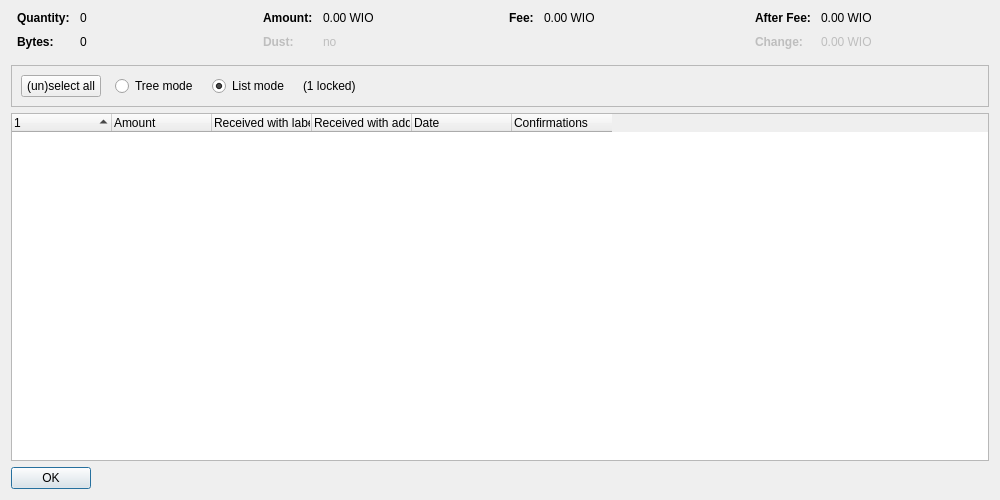
<?xml version="1.0" encoding="UTF-8"?>
<ui version="4.0">
 <class>CoinControlDialog</class>
 <widget class="QDialog" name="CoinControlDialog">
  <property name="geometry">
   <rect>
    <x>0</x>
    <y>0</y>
    <width>1000</width>
    <height>500</height>
   </rect>
  </property>
  <property name="windowTitle">
   <string>Coin Selection</string>
  </property>
  <layout class="QVBoxLayout" name="verticalLayout">
   <item>
    <layout class="QHBoxLayout" name="horizontalLayoutTop" stretch="0,0,0,0">
     <property name="topMargin">
      <number>0</number>
     </property>
     <property name="bottomMargin">
      <number>10</number>
     </property>
     <item>
      <layout class="QFormLayout" name="formLayoutCoinControl1">
       <property name="horizontalSpacing">
        <number>10</number>
       </property>
       <property name="verticalSpacing">
        <number>10</number>
       </property>
       <property name="leftMargin">
        <number>6</number>
       </property>
       <property name="rightMargin">
        <number>6</number>
       </property>
       <item row="0" column="0">
        <widget class="QLabel" name="labelCoinControlQuantityText">
         <property name="font">
          <font>
           <weight>75</weight>
           <bold>true</bold>
          </font>
         </property>
         <property name="text">
          <string>Quantity:</string>
         </property>
        </widget>
       </item>
       <item row="0" column="1">
        <widget class="QLabel" name="labelCoinControlQuantity">
         <property name="cursor">
          <cursorShape>IBeamCursor</cursorShape>
         </property>
         <property name="contextMenuPolicy">
          <enum>Qt::ActionsContextMenu</enum>
         </property>
         <property name="text">
          <string notr="true">0</string>
         </property>
         <property name="textInteractionFlags">
          <set>Qt::LinksAccessibleByMouse|Qt::TextSelectableByKeyboard|Qt::TextSelectableByMouse</set>
         </property>
        </widget>
       </item>
       <item row="1" column="0">
        <widget class="QLabel" name="labelCoinControlBytesText">
         <property name="font">
          <font>
           <weight>75</weight>
           <bold>true</bold>
          </font>
         </property>
         <property name="text">
          <string>Bytes:</string>
         </property>
        </widget>
       </item>
       <item row="1" column="1">
        <widget class="QLabel" name="labelCoinControlBytes">
         <property name="cursor">
          <cursorShape>IBeamCursor</cursorShape>
         </property>
         <property name="contextMenuPolicy">
          <enum>Qt::ActionsContextMenu</enum>
         </property>
         <property name="text">
          <string notr="true">0</string>
         </property>
         <property name="textInteractionFlags">
          <set>Qt::LinksAccessibleByMouse|Qt::TextSelectableByKeyboard|Qt::TextSelectableByMouse</set>
         </property>
        </widget>
       </item>
      </layout>
     </item>
     <item>
      <layout class="QFormLayout" name="formLayoutCoinControl2">
       <property name="horizontalSpacing">
        <number>10</number>
       </property>
       <property name="verticalSpacing">
        <number>10</number>
       </property>
       <property name="leftMargin">
        <number>6</number>
       </property>
       <property name="rightMargin">
        <number>6</number>
       </property>
       <item row="0" column="0">
        <widget class="QLabel" name="labelCoinControlAmountText">
         <property name="font">
          <font>
           <weight>75</weight>
           <bold>true</bold>
          </font>
         </property>
         <property name="text">
          <string>Amount:</string>
         </property>
        </widget>
       </item>
       <item row="0" column="1">
        <widget class="QLabel" name="labelCoinControlAmount">
         <property name="cursor">
          <cursorShape>IBeamCursor</cursorShape>
         </property>
         <property name="contextMenuPolicy">
          <enum>Qt::ActionsContextMenu</enum>
         </property>
         <property name="text">
          <string notr="true">0.00 WIO</string>
         </property>
         <property name="textInteractionFlags">
          <set>Qt::LinksAccessibleByMouse|Qt::TextSelectableByKeyboard|Qt::TextSelectableByMouse</set>
         </property>
        </widget>
       </item>
       <item row="1" column="0">
        <widget class="QLabel" name="labelCoinControlLowOutputText">
         <property name="enabled">
          <bool>false</bool>
         </property>
         <property name="font">
          <font>
           <weight>75</weight>
           <bold>true</bold>
          </font>
         </property>
         <property name="text">
          <string>Dust:</string>
         </property>
        </widget>
       </item>
       <item row="1" column="1">
        <widget class="QLabel" name="labelCoinControlLowOutput">
         <property name="enabled">
          <bool>false</bool>
         </property>
         <property name="cursor">
          <cursorShape>IBeamCursor</cursorShape>
         </property>
         <property name="contextMenuPolicy">
          <enum>Qt::ActionsContextMenu</enum>
         </property>
         <property name="text">
          <string notr="true">no</string>
         </property>
         <property name="textInteractionFlags">
          <set>Qt::LinksAccessibleByMouse|Qt::TextSelectableByKeyboard|Qt::TextSelectableByMouse</set>
         </property>
        </widget>
       </item>
      </layout>
     </item>
     <item>
      <layout class="QFormLayout" name="formLayoutCoinControl3">
       <property name="horizontalSpacing">
        <number>10</number>
       </property>
       <property name="verticalSpacing">
        <number>10</number>
       </property>
       <property name="leftMargin">
        <number>6</number>
       </property>
       <property name="rightMargin">
        <number>6</number>
       </property>
       <item row="0" column="0">
        <widget class="QLabel" name="labelCoinControlFeeText">
         <property name="font">
          <font>
           <weight>75</weight>
           <bold>true</bold>
          </font>
         </property>
         <property name="text">
          <string>Fee:</string>
         </property>
        </widget>
       </item>
       <item row="0" column="1">
        <widget class="QLabel" name="labelCoinControlFee">
         <property name="cursor">
          <cursorShape>IBeamCursor</cursorShape>
         </property>
         <property name="contextMenuPolicy">
          <enum>Qt::ActionsContextMenu</enum>
         </property>
         <property name="text">
          <string notr="true">0.00 WIO</string>
         </property>
         <property name="textInteractionFlags">
          <set>Qt::LinksAccessibleByMouse|Qt::TextSelectableByKeyboard|Qt::TextSelectableByMouse</set>
         </property>
        </widget>
       </item>
      </layout>
     </item>
     <item>
      <layout class="QFormLayout" name="formLayoutCoinControl4">
       <property name="horizontalSpacing">
        <number>10</number>
       </property>
       <property name="verticalSpacing">
        <number>10</number>
       </property>
       <property name="leftMargin">
        <number>6</number>
       </property>
       <property name="rightMargin">
        <number>6</number>
       </property>
       <item row="0" column="0">
        <widget class="QLabel" name="labelCoinControlAfterFeeText">
         <property name="font">
          <font>
           <weight>75</weight>
           <bold>true</bold>
          </font>
         </property>
         <property name="text">
          <string>After Fee:</string>
         </property>
        </widget>
       </item>
       <item row="0" column="1">
        <widget class="QLabel" name="labelCoinControlAfterFee">
         <property name="cursor">
          <cursorShape>IBeamCursor</cursorShape>
         </property>
         <property name="contextMenuPolicy">
          <enum>Qt::ActionsContextMenu</enum>
         </property>
         <property name="text">
          <string notr="true">0.00 WIO</string>
         </property>
         <property name="textInteractionFlags">
          <set>Qt::LinksAccessibleByMouse|Qt::TextSelectableByKeyboard|Qt::TextSelectableByMouse</set>
         </property>
        </widget>
       </item>
       <item row="1" column="0">
        <widget class="QLabel" name="labelCoinControlChangeText">
         <property name="enabled">
          <bool>false</bool>
         </property>
         <property name="font">
          <font>
           <weight>75</weight>
           <bold>true</bold>
          </font>
         </property>
         <property name="text">
          <string>Change:</string>
         </property>
        </widget>
       </item>
       <item row="1" column="1">
        <widget class="QLabel" name="labelCoinControlChange">
         <property name="enabled">
          <bool>false</bool>
         </property>
         <property name="cursor">
          <cursorShape>IBeamCursor</cursorShape>
         </property>
         <property name="contextMenuPolicy">
          <enum>Qt::ActionsContextMenu</enum>
         </property>
         <property name="text">
          <string notr="true">0.00 WIO</string>
         </property>
         <property name="textInteractionFlags">
          <set>Qt::LinksAccessibleByMouse|Qt::TextSelectableByKeyboard|Qt::TextSelectableByMouse</set>
         </property>
        </widget>
       </item>
      </layout>
     </item>
    </layout>
   </item>
   <item>
    <widget class="QFrame" name="frame">
     <property name="minimumSize">
      <size>
       <width>0</width>
       <height>40</height>
      </size>
     </property>
     <property name="frameShape">
      <enum>QFrame::StyledPanel</enum>
     </property>
     <property name="frameShadow">
      <enum>QFrame::Sunken</enum>
     </property>
     <layout class="QHBoxLayout" name="horizontalLayout">
      <item>
       <layout class="QHBoxLayout" name="horizontalLayoutPanel" stretch="0,0,0,0,0">
        <property name="spacing">
         <number>14</number>
        </property>
        <item>
         <widget class="QPushButton" name="pushButtonSelectAll">
          <property name="sizePolicy">
           <sizepolicy hsizetype="Maximum" vsizetype="Fixed">
            <horstretch>0</horstretch>
            <verstretch>0</verstretch>
           </sizepolicy>
          </property>
          <property name="text">
           <string>(un)select all</string>
          </property>
          <property name="autoDefault">
           <bool>false</bool>
          </property>
         </widget>
        </item>
        <item>
         <widget class="QRadioButton" name="radioTreeMode">
          <property name="sizePolicy">
           <sizepolicy hsizetype="Maximum" vsizetype="Fixed">
            <horstretch>0</horstretch>
            <verstretch>0</verstretch>
           </sizepolicy>
          </property>
          <property name="text">
           <string>Tree mode</string>
          </property>
         </widget>
        </item>
        <item>
         <widget class="QRadioButton" name="radioListMode">
          <property name="sizePolicy">
           <sizepolicy hsizetype="Maximum" vsizetype="Fixed">
            <horstretch>0</horstretch>
            <verstretch>0</verstretch>
           </sizepolicy>
          </property>
          <property name="text">
           <string>List mode</string>
          </property>
          <property name="checked">
           <bool>true</bool>
          </property>
         </widget>
        </item>
        <item>
         <widget class="QLabel" name="labelLocked">
          <property name="text">
           <string notr="true">(1 locked)</string>
          </property>
         </widget>
        </item>
        <item>
         <spacer name="horizontalSpacer">
          <property name="orientation">
           <enum>Qt::Horizontal</enum>
          </property>
          <property name="sizeHint" stdset="0">
           <size>
            <width>40</width>
            <height>20</height>
           </size>
          </property>
         </spacer>
        </item>
       </layout>
      </item>
     </layout>
    </widget>
   </item>
   <item>
    <widget class="CoinControlTreeWidget" name="treeWidget">
     <property name="contextMenuPolicy">
      <enum>Qt::CustomContextMenu</enum>
     </property>
     <property name="sortingEnabled">
      <bool>false</bool>
     </property>
     <property name="columnCount">
      <number>6</number>
     </property>
     <attribute name="headerShowSortIndicator" stdset="0">
      <bool>true</bool>
     </attribute>
     <attribute name="headerStretchLastSection">
      <bool>false</bool>
     </attribute>
     <column>
      <property name="text">
       <string/>
      </property>
     </column>
     <column>
      <property name="text">
       <string>Amount</string>
      </property>
     </column>
     <column>
      <property name="text">
       <string>Received with label</string>
      </property>
     </column>
     <column>
      <property name="text">
       <string>Received with address</string>
      </property>
     </column>
     <column>
      <property name="text">
       <string>Date</string>
      </property>
     </column>
     <column>
      <property name="text">
       <string>Confirmations</string>
      </property>
      <property name="toolTip">
       <string>Confirmed</string>
      </property>
     </column>
     <column>
      <property name="text">
       <string/>
      </property>
     </column>
     <column>
      <property name="text">
       <string/>
      </property>
     </column>
     <column>
      <property name="text">
       <string/>
      </property>
     </column>
     <column>
      <property name="text">
       <string/>
      </property>
     </column>
    </widget>
   </item>
   <item>
    <widget class="QDialogButtonBox" name="buttonBox">
     <property name="sizePolicy">
      <sizepolicy hsizetype="Maximum" vsizetype="Fixed">
       <horstretch>0</horstretch>
       <verstretch>0</verstretch>
      </sizepolicy>
     </property>
     <property name="orientation">
      <enum>Qt::Horizontal</enum>
     </property>
     <property name="standardButtons">
      <set>QDialogButtonBox::Ok</set>
     </property>
    </widget>
   </item>
  </layout>
 </widget>
 <customwidgets>
  <customwidget>
   <class>CoinControlTreeWidget</class>
   <extends>QTreeWidget</extends>
   <header>qt/coincontroltreewidget.h</header>
  </customwidget>
 </customwidgets>
 <resources/>
 <connections/>
</ui>
